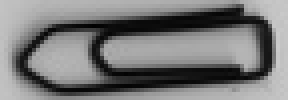
#> input picture cv_work/template.jpg, 72 x 25 px, shrunk from 235 x 80 before the run (shown 4 times larger)
$ jupyter execute 1.ipynb
#> lines starting #> are read from the running program, lines starting #| are printed output that depends on the picture
[cell 1]
#!/usr/bin/env python
#-*- coding: utf-8 -*-

[cell 2]
# task1_template_matching.ipynb
# 任务1：模板匹配算法（不进行NMS）

# 首先解决matplotlib中文字体和乱码问题
import matplotlib
matplotlib.rcParams['font.sans-serif'] = ['SimHei', 'DejaVu Sans']  # 设置中文字体
matplotlib.rcParams['axes.unicode_minus'] = False  # 解决负号显示问题

import cv2
import numpy as np
import matplotlib.pyplot as plt
from IPython.display import display, HTML
import warnings
warnings.filterwarnings('ignore')

# 设置matplotlib显示中文字体
plt.rcParams['font.sans-serif'] = ['SimHei', 'Microsoft YaHei', 'DejaVu Sans']
plt.rcParams['axes.unicode_minus'] = False

def load_and_preprocess_images(template_path, target_path):
    """
    加载并预处理图片
    """
#> called with template_path = 'template.jpg', target_path = 'image.jpg'
    # 读取图片
    template = cv2.imread(template_path, cv2.IMREAD_GRAYSCALE)
#> template is the input picture: shape (25, 72); min 1, max 203, mean 120.6
    target = cv2.imread(target_path, cv2.IMREAD_GRAYSCALE)
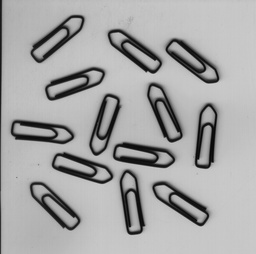
#> input picture cv_work/image.jpg, 256 x 254 px, shrunk from 830 x 822 before the run
#> target is the input picture: shape (254, 256); min 2, max 206, mean 165.9

    if template is None:
        raise ValueError(f"无法加载模板图片: {template_path}")
    if target is None:
        raise ValueError(f"无法加载目标图片: {target_path}")

    # 转换为float32以进行归一化
    template = template.astype(np.float32)
    target = target.astype(np.float32)

    # 归一化到0-1范围
    template = (template - np.min(template)) / (np.max(template) - np.min(template) + 1e-8)
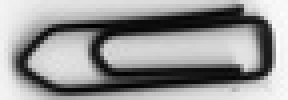
#> template: shape (25, 72) float32 (shown 4 times larger); min 0, max 1, mean 0.592
    target = (target - np.min(target)) / (np.max(target) - np.min(target) + 1e-8)
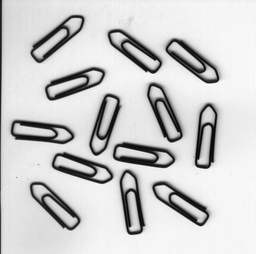
#> target: shape (254, 256) float32; min 0, max 1, mean 0.803

    return template, target

def normalized_cross_correlation(image, template):
    """
    计算归一化互相关系数
    """
    # 获取模板尺寸
    t_h, t_w = template.shape
#> t_h = 25; t_w = 72
    i_h, i_w = image.shape
#> i_h = 254; i_w = 256

    # 初始化结果矩阵
    result = np.zeros((i_h - t_h + 1, i_w - t_w + 1))

    # 计算模板的均值和标准差
    template_mean = np.mean(template)
#> template_mean = 0.592
    template_std = np.std(template)
#> template_std = 0.319

    # 避免除以零
    if template_std < 1e-8:
        template_std = 1e-8

    # 遍历所有可能的位置
    for y in range(result.shape[0]):
        for x in range(result.shape[1]):
            # 提取当前窗口
            window = image[y:y+t_h, x:x+t_w]

            # 计算窗口的均值和标准差
            window_mean = np.mean(window)
            window_std = np.std(window)

            # 避免除以零
            if window_std < 1e-8:
                window_std = 1e-8

            # 计算归一化互相关系数
            correlation = np.sum((template - template_mean) * (window - window_mean))
            correlation /= (template_std * window_std)

            result[y, x] = correlation
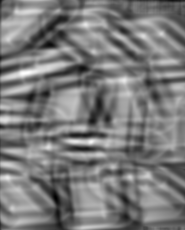
#> result: shape (230, 185) float64; min -624.1, max 686.9, mean 8.3; drawn with min black and max white

    return result

def template_matching_without_nms(template_path, target_path, threshold=0.7):
    """
    模板匹配算法（不进行NMS）

    参数:
    - template_path: 模板图片路径
    - target_path: 目标图片路径
    - threshold: 匹配阈值，默认0.7

    返回:
    - matches: 所有潜在匹配框 [(x, y, w, h, score), ...]
    - template: 模板图片
    - target: 目标图片
    - ncc_result: NCC匹配结果
    """
    # 加载图片
    template, target = load_and_preprocess_images(template_path, target_path)

    # 计算NCC
    ncc_result = normalized_cross_correlation(target, template)

    # 获取模板尺寸
    t_h, t_w = template.shape
#> t_h = 25; t_w = 72

    # 找到所有超过阈值的匹配位置
    matches = []
    height, width = ncc_result.shape
#> height = 230; width = 185

    for y in range(height):
        for x in range(width):
            score = ncc_result[y, x]
            if score >= threshold:
                matches.append({
                    'x': x,
                    'y': y,
                    'width': t_w,
                    'height': t_h,
                    'score': score
                })
#> after the loop, matches = 22233 items

    # 按得分排序
    matches.sort(key=lambda m: m['score'], reverse=True)

    return matches, template, target, ncc_result

def visualize_matches(matches, template, target, ncc_result, max_display=20):
    """
    可视化匹配结果

    参数:
    - matches: 匹配结果列表
    - template: 模板图片
    - target: 目标图片
    - ncc_result: NCC结果
    - max_display: 最多显示的匹配框数量
    """
    # 创建可视化
    fig, axes = plt.subplots(2, 3, figsize=(15, 10))

    # 1. 显示模板图片
    axes[0, 0].imshow(template, cmap='gray')
    axes[0, 0].set_title('模板图片 (Template)', fontsize=12)
    axes[0, 0].axis('off')

    # 2. 显示目标图片
    axes[0, 1].imshow(target, cmap='gray')
    axes[0, 1].set_title('目标图片 (Target)', fontsize=12)
    axes[0, 1].axis('off')

    # 3. 显示NCC热力图
    ncc_display = axes[0, 2].imshow(ncc_result, cmap='hot')
    axes[0, 2].set_title('归一化互相关系数 (NCC)', fontsize=12)
    axes[0, 2].axis('off')
    plt.colorbar(ncc_display, ax=axes[0, 2], fraction=0.046, pad=0.04)

    # 4. 显示匹配结果（带匹配框）
    target_rgb = cv2.cvtColor((target * 255).astype(np.uint8), cv2.COLOR_GRAY2RGB)

    # 绘制匹配框（限制数量）
    display_matches = matches[:max_display]
    colors = plt.cm.rainbow(np.linspace(0, 1, len(display_matches)))

    for i, match in enumerate(display_matches):
        x, y, w, h = match['x'], match['y'], match['width'], match['height']
        color = colors[i]
        color_rgb = tuple(int(c * 255) for c in color[:3])

        # 绘制矩形框
        cv2.rectangle(target_rgb, (x, y), (x + w, y + h), color_rgb, 2)

        # 在框上方显示得分
        score_text = f"{match['score']:.3f}"
        cv2.putText(target_rgb, score_text, (x, max(y-5, 0)),
                   cv2.FONT_HERSHEY_SIMPLEX, 0.4, color_rgb, 1)

    axes[1, 0].imshow(target_rgb)
    axes[1, 0].set_title(f'匹配结果 (共{len(matches)}个匹配，显示{len(display_matches)}个)', fontsize=12)
    axes[1, 0].axis('off')

    # 5. 显示得分分布
    scores = [m['score'] for m in matches]
    axes[1, 1].hist(scores, bins=30, alpha=0.7, color='skyblue', edgecolor='black')
    axes[1, 1].axvline(x=0.7, color='red', linestyle='--', label='阈值=0.7')
    axes[1, 1].set_xlabel('匹配得分', fontsize=10)
    axes[1, 1].set_ylabel('频数', fontsize=10)
    axes[1, 1].set_title('匹配得分分布', fontsize=12)
    axes[1, 1].legend()
    axes[1, 1].grid(True, alpha=0.3)

    # 6. 显示匹配统计信息
    axes[1, 2].axis('off')
    info_text = f"""
    模板匹配结果统计：
    ------------------------------
    模板尺寸: {template.shape}
    目标尺寸: {target.shape}
    总匹配数量: {len(matches)}

    匹配得分范围:
    最高分: {max(scores):.4f}
    最低分: {min(scores):.4f}
    平均分: {np.mean(scores):.4f}

    阈值设置: {0.7}
    超过阈值数量: {len([s for s in scores if s >= 0.7])}
    """
    axes[1, 2].text(0.1, 0.5, info_text, fontsize=11,
                   verticalalignment='center',
                   bbox=dict(boxstyle='round', facecolor='wheat', alpha=0.5))

    plt.tight_layout()
    plt.show()

    # 输出详细信息
    print("=" * 60)
    print("模板匹配结果详情：")
    print("=" * 60)
    print(f"找到 {len(matches)} 个潜在匹配")
    print(f"前10个最高得分的匹配：")
    for i, match in enumerate(matches[:10]):
        print(f"  匹配{i+1}: 位置({match['x']}, {match['y']}), 得分: {match['score']:.4f}")
    print("=" * 60)

# 主程序
if __name__ == "__main__":
    # 这里假设您的图片文件名为 template.jpg 和 image.jpg
    # 请根据实际情况修改路径

    # 执行模板匹配
    print("开始模板匹配...")
    matches, template, target, ncc_result = template_matching_without_nms(
        template_path='template.jpg',  # 请修改为实际模板图片路径
        target_path='image.jpg',       # 请修改为实际目标图片路径
        threshold=0.7
    )
#> matches = 22233 items

    # 可视化结果
    visualize_matches(matches, template, target, ncc_result)
#> (the call stopped at in visualize_matches, `fig, axes = plt.subplots(2, 3, figsize=(15, 10))`: IPython is not available in this run)

    # 保存匹配结果
    print(f"\n匹配完成！共找到 {len(matches)} 个潜在匹配。")
#| 匹配完成！共找到 22233 个潜在匹配。
